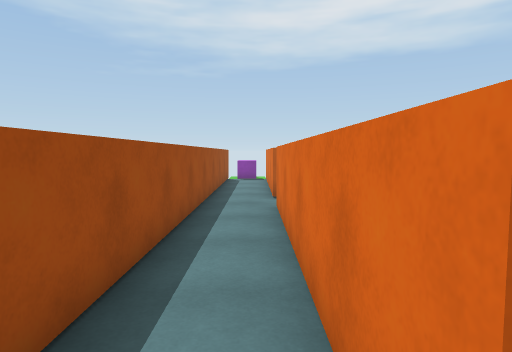
view 1 (above)

24 first-person views from a walk through a Unity game level. The camera is 1.4 m above the floor, tilts 4° down and sees 75° across. The floor is counted in squares, 1 m on a side. Each view is taken from the middle of a square. On the plan, view 1 faces up. The plan holds only what a view shows up to about 15 squares ahead; the rest is blank.

view 2
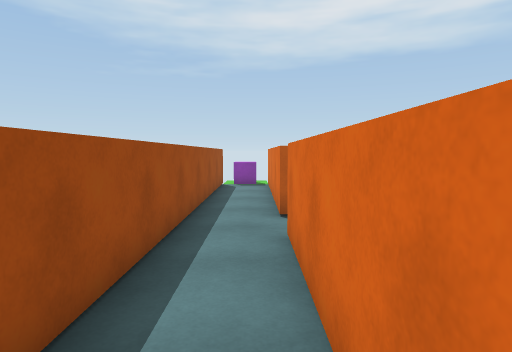

view 3
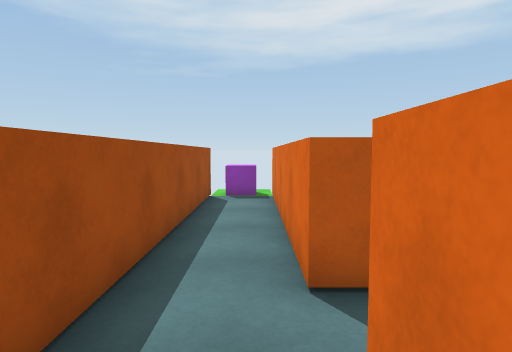

view 4
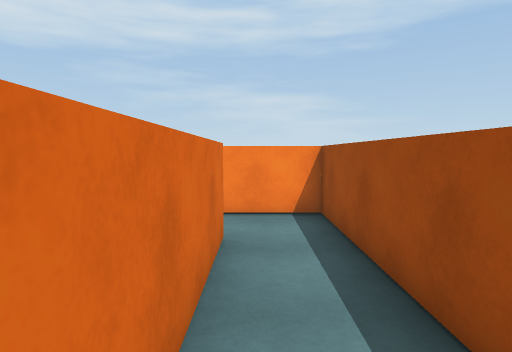

view 5
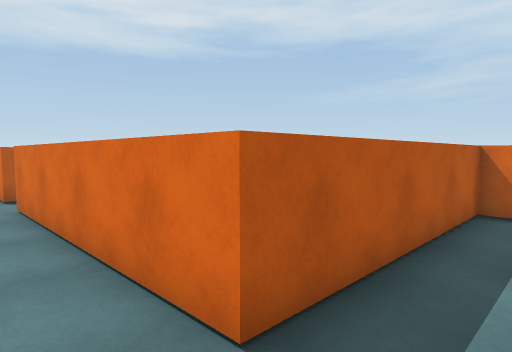

view 6
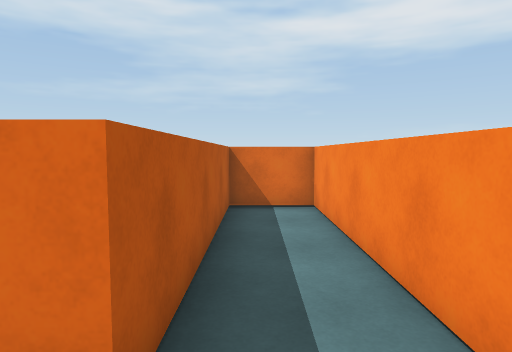

view 7
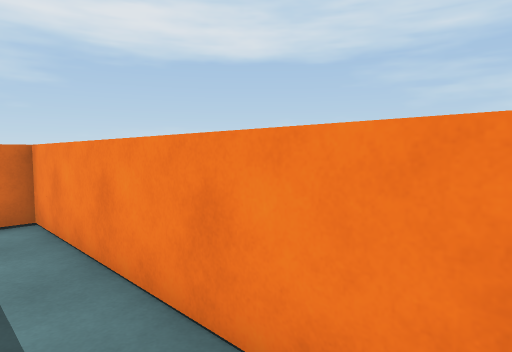

view 8
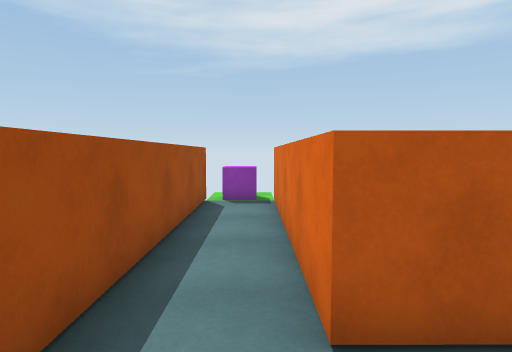

view 9
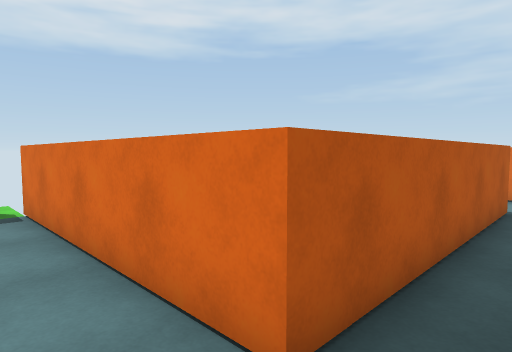

view 10
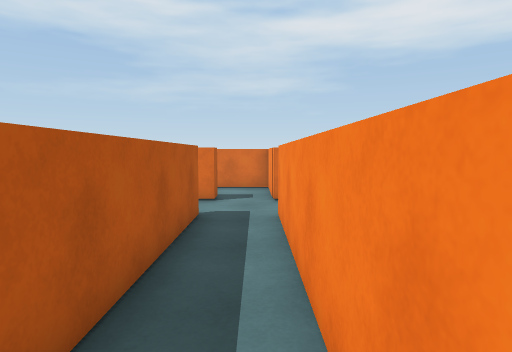

view 11
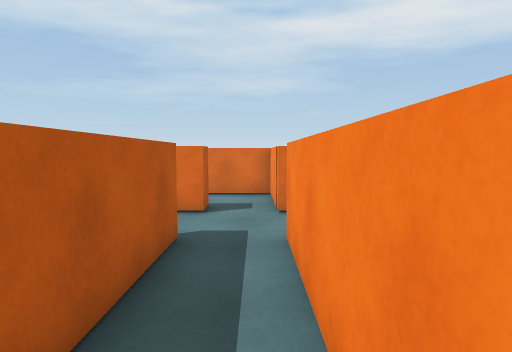

view 12
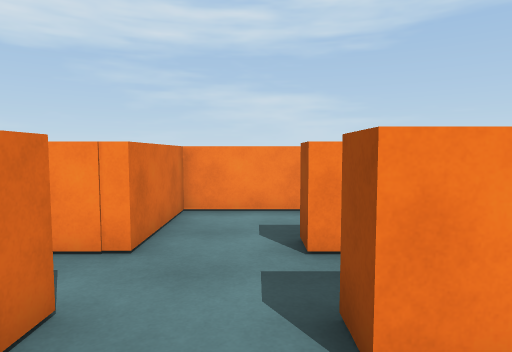

view 13
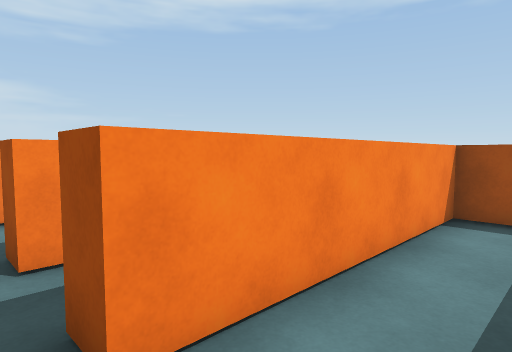

view 14
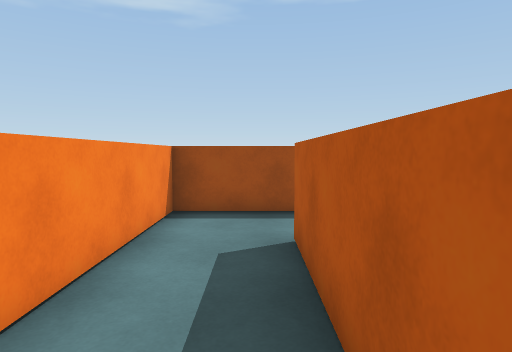

view 15
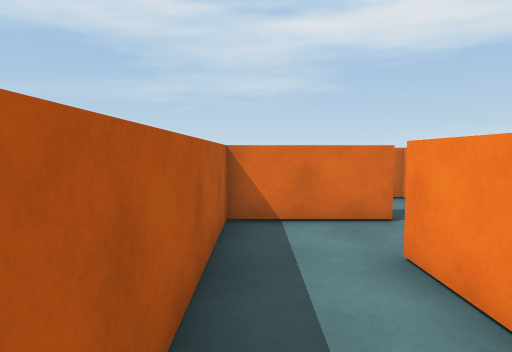

view 16
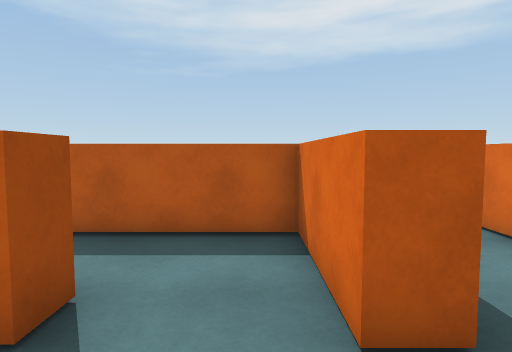

view 17
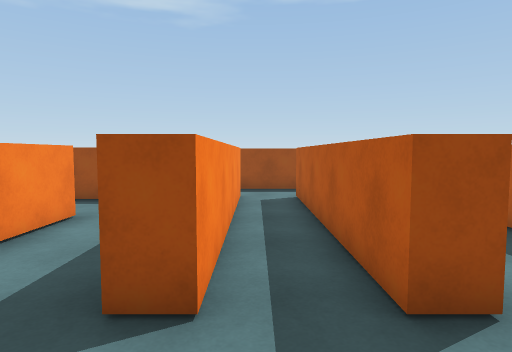

view 18
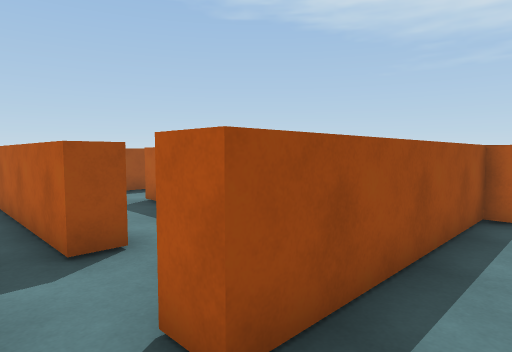

view 19
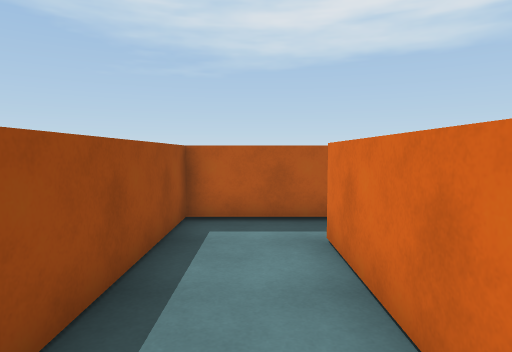

view 20
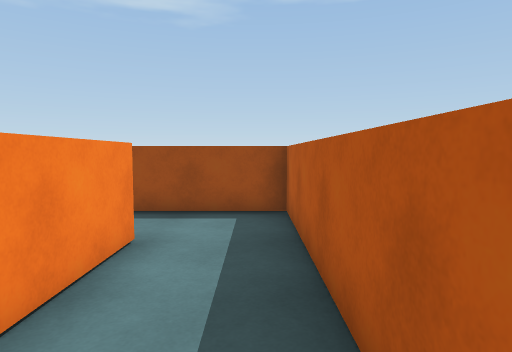

view 21
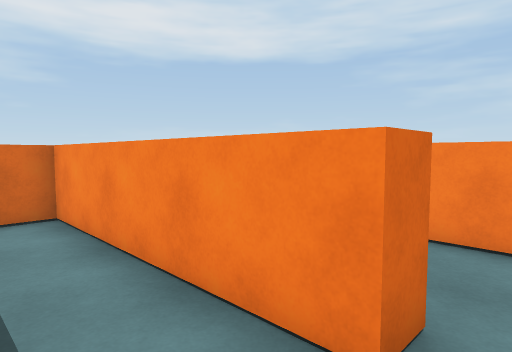

view 22
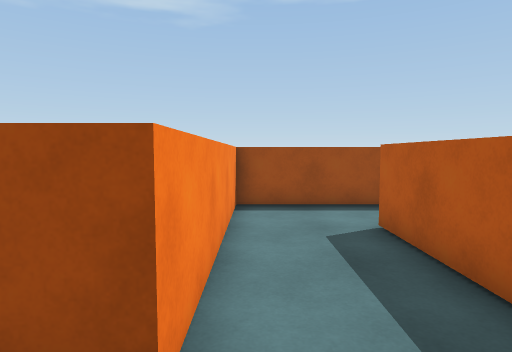

view 23
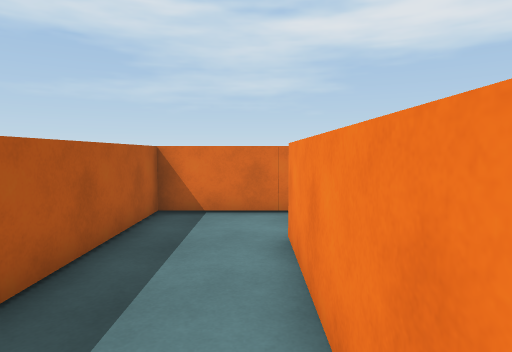

view 24
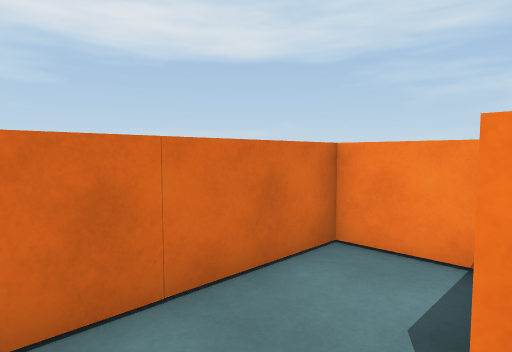

### Floor plan
Points are (right, up) in squares from view 1. A wall is a line through its corners. A room is listed if a view was taken in it or the views show most of it. See-through windows are left out.
Room 1 (views 1, 2, 3, 4, 5, 6, 7, 8, 9)
walls: (0.5, 10.3) (0.5, 17.9); (-1.5, 17.4) (-1.5, -1.5) (7.5, -1.5) (7.5, 0.7) (0.5, 0.7) (0.5, 8.5)
ways out: opening at (0, 9) to room 2
objects: purple cube (-1, 18) to (0, 19)
Room 2 (views 10, 11)
walls: (8.3, 11.1) (8.3, 10.3) (0.5, 10.3); (10.7, 10.3) (10.7, 11.5); (0.5, 8.5) (8.3, 8.5)
ways out: opening at (0, 9) to room 1; opening at (9.5, 11) to room 3; opening at (9.5, 8) to room 4; opening at (11, 9.5) to room 5
Room 3 (views 12, 13, 14, 15)
walls: (10.7, 11.5) (10.7, 13.6) (3.8, 13.6); (1.3, 14.9) (1.3, 11.1) (8.3, 11.1)
ways out: opening at (9.5, 11) to room 2; opening at (2.5, 14)
Room 4 (views 16, 20, 21)
walls: (8.3, 8.5) (8.3, 7.7) (1.3, 7.7) (1.3, 5.5); (3.8, 5.1) (10.7, 5.1) (10.7, 8.5)
ways out: opening at (9.5, 8) to room 2; opening at (2.5, 4.5) to room 6
Room 5 (views 17, 18, 19)
walls: (10.7, 8.5) (14.1, 8.5) (14.1, 15.2); (13.4, 17) (11.5, 17) (11.5, 10.3) (10.7, 10.3)
ways out: opening at (11, 9.5) to room 2; opening at (14.5, 16)
Room 6 (views 22, 23, 24)
walls: (8.9, -1.5) (10.7, -1.5) (10.7, 4.3) (3.8, 4.3) (3.8, 5.1); (1.3, 5.5) (1.3, 1.5) (8.3, 1.5) (8.3, 0.6)
ways out: opening at (2.5, 4.5) to room 4

Where each view was taken, in squares from view 1:
view 1: 0 up, 0 right, facing up
view 2: 3 up, 0 right, facing up
view 3: 7 up, 0 right, facing up
view 4: 6 up, 0 right, facing down
view 5: 1 down, 1 left, facing up-right
view 6: 0 up, 1 left, facing right
view 7: 0 up, 0 right, facing down-right
view 8: 8 up, 0 right, facing up
view 9: 9 up, 1 left, facing up-right
view 10: 9 up, 1 right, facing right
view 11: 9 up, 3 right, facing right
view 12: 13 up, 9 right, facing down
view 13: 13 up, 9 right, facing down-left
view 14: 13 up, 9 right, facing left
view 15: 13 up, 4 right, facing right
view 16: 8 up, 10 right, facing up
view 17: 9 up, 11 right, facing left
view 18: 9 up, 13 right, facing up-left
view 19: 10 up, 13 right, facing up
view 20: 7 up, 9 right, facing left
view 21: 7 up, 3 right, facing down-right
view 22: 2 up, 10 right, facing left
view 23: 2 up, 3 right, facing right
view 24: 3 up, 8 right, facing down-right
